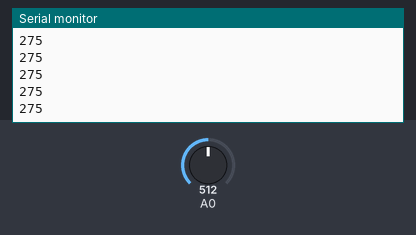
Recording of a sketch running on a simulated Arduino Uno, built with avr-gcc and run on an emulated ATmega328P. Parts: the last lines printed to the serial monitor. The test bench sets the inputs (shaded band); at power-on: A0 = 512.

Above: at 1.2 s.
1.3 s: A0 set to 716
At 1.56 s:
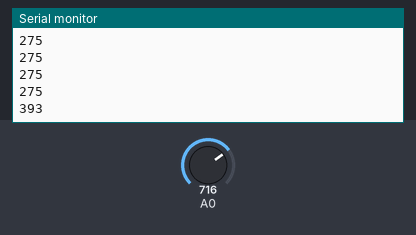
2.8 s: A0 set to 900
At 2.96 s:
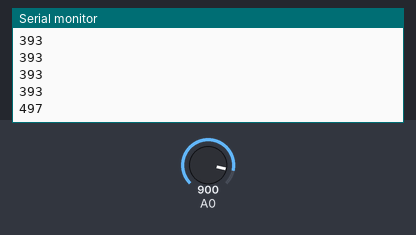
Timing chart, 0 to 5.8 s (numbered marks = the images above; inputs shaded):
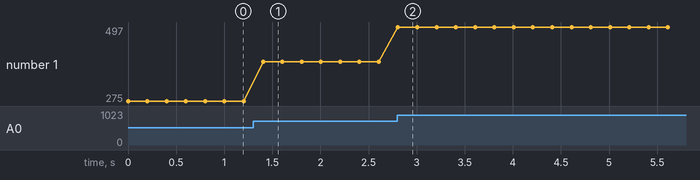

Measured:
- after the input at 1.3 s, the serial monitor: prints a new line after 0.10 s (image 1)
- after the input at 2.8 s, the serial monitor: prints a new line at once (image 2)
- plotted number 1: 275 → 393 after the input at 1.3 s, 393 → 497 after the input at 2.8 s

The sketch:

arduino-pressure.ino
```cpp
// Messure pressure by sensor MPXV5050

double L = 100.0; // длина трубки в см

void setup() {
  Serial.begin(9600);
}

void loop() {
  double p = analogRead(A0);

  // Давление водяного столба в кПа
  double h = (p/1024 - 0.04)/0.018; // kPa

  // Расчитываем поправку в см
  // double l = L - L * 100 / (100 + h);
  double l = L * h / (100.0 + h);

  int total = h * 10.0 + l;
  Serial.println(total);
  delay(200);
}
```
